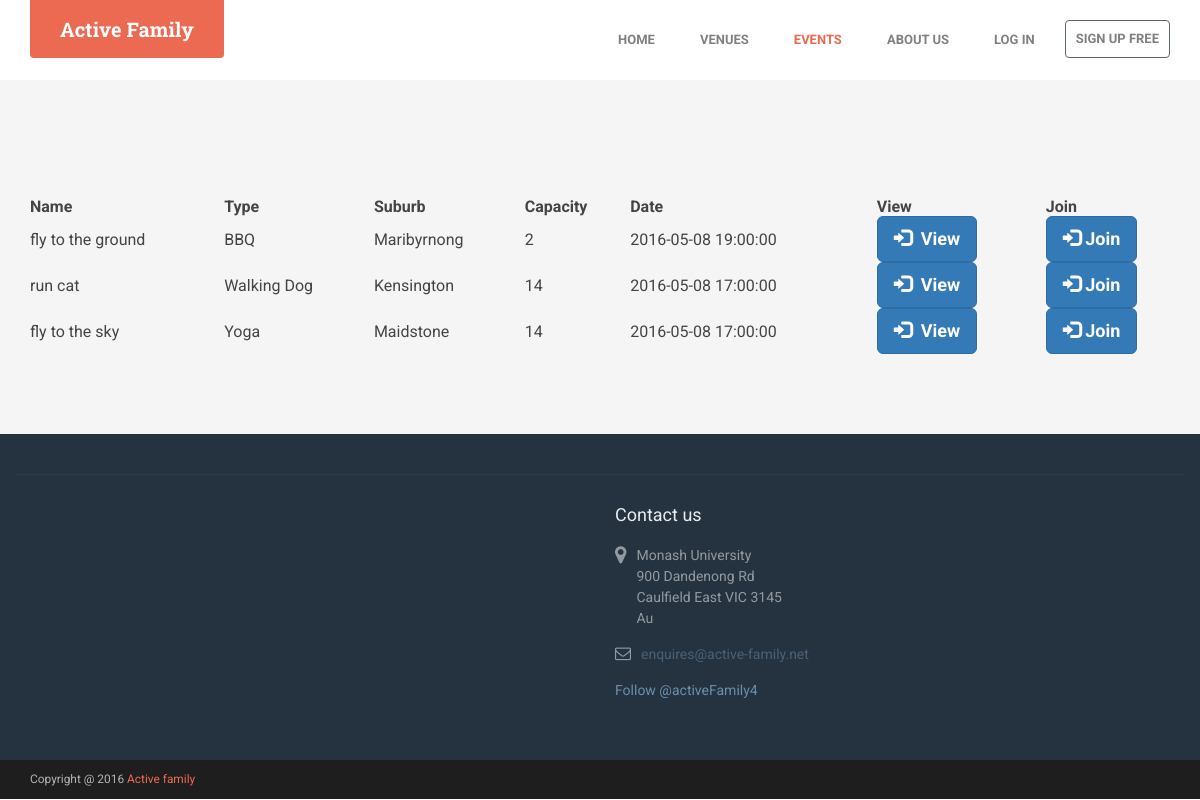
/event/listEvent.php, run on the app's committed database.
### tables this page shows
CREATE TABLE `events` (
  `eventId` int(60) NOT NULL,
  `create_user_id` int(60) NOT NULL,
  `eventName` varchar(255) DEFAULT NULL,
  `eventDescription` text,
  `type` varchar(60) DEFAULT NULL,
  `address` text NOT NULL,
  `suburb` varchar(70) NOT NULL,
  `capacity` int(60) DEFAULT NULL,
  `curr_capa` int(11) DEFAULT NULL,
  `date` datetime DEFAULT NULL,
  `status` varchar(25) NOT NULL
);

### event/listEvent.php (the view, shortened to what this page needs)
<?php
include('../include/header.php');
include('../include/navigation.php');
include('../include/config.php');
    $sql = "SELECT * FROM events WHERE status = 'active' ORDER BY `events`.`date` DESC";
    $stmt = $pdo->query($sql);
    $list = $stmt->fetchAll(PDO::FETCH_ASSOC);
?>
    <link rel="stylesheet" href="https://cdn.datatables.net/t/bs/jq-2.2.0,dt-1.10.11,r-2.0.2/datatables.min.css"/>
    <div class="container" >
            <div class='row'>
                    <table id='event' class="display responsive nowrap" cellspacing="0" width="100%">
                        <thead>
                        <tr>
                            <th>Name</th>
                            <th>Type</th>
                            <th>Suburb</th>
                            <th>Capacity</th>
                            <th>Date</th>
                            <th>View</th>
                            <th>Join</th>
                        </tr>
                        </thead>
                        <tbody>
                            <?php
                            $btnJoin[] = array();
                            $i = 0;
                            foreach ($list as $val){
                                $btnJoin[$i] = "btn-join".$i;?>
                            <tr>
                                <td>
                                    <?php echo substr($val['eventName'], 0, 100);?>
                                </td>
                                <td>
                                    <?php echo $val['type'];?>
                                </td>
                                <td>
                                    <?php echo substr($val['suburb'], 0, 100);?>
                                </td>
                                <td>
                                    <?php echo $val['capacity'];?>
                                </td>
                                <td>
                                    <?php echo $val['date'];
                                          $eventId = $val['eventId'];?>
                                </td>
                                    <td class="form-group">
                                        <button type="submit" name="<?php echo $btnView[$i]?>" class="btn btn-primary btn-lg" onclick="window.location.href = 'view.php?eventId=<?php echo $eventId; ?>">
                                                <i class="glyphicon glyphicon-log-in"></i>&nbsp; View
                                        </button>
                                    </td>
                                <form action="" method="post">
                                <td class="form-group">
                                    <button type="submit" name="<?php echo $btnJoin[$i]?>" class="btn btn-primary btn-lg">
                                        <i class="glyphicon glyphicon-log-in"></i> Join
                                    </button>
                                </td>
                                </form>
                            </tr>
                        <?php
                            $i++;
                        } ?>
                        </tbody>
                    </table>
        </div>
    </div>
</section>
<?php include('../include/footer.php');?>
</body>
</html>

### map/assets/css/styles.css (style rules this page uses)
body { font-family: 'Roboto', arial, sans-serif; color: #444444; font-size: 16px; -webkit-font-smoothing: antialiased; -moz-osx-font-smoothing: grayscale; }
.btn, a.btn { -webkit-transition: all 0.4s ease-in-out; -moz-transition: all 0.4s ease-in-out; -ms-transition: all 0.4s ease-in-out; -o-transition: all 0.4s ease-in-out; font-weight: bold; }

### data on the page
events: eventName "fly to the ground", type "BBQ", suburb "Maribyrnong", capacity "2", date "2016-05-08 19:00:00"
events: eventName "run cat", type "Walking Dog", suburb "Kensington", capacity "14", date "2016-05-08 17:00:00"
events: eventName "fly to the sky", type "Yoga", suburb "Maidstone", capacity "14", date "2016-05-08 17:00:00"
